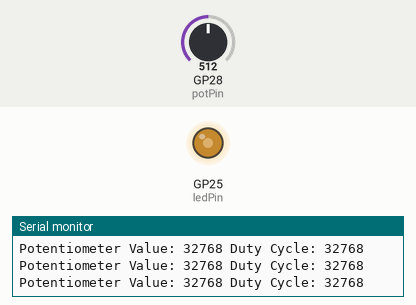
A sketch run on a simulated Raspberry Pi Pico. Shown: output pins drawn as LEDs (lit = HIGH), the last lines printed to the serial monitor. The inputs (shaded band) are chosen by the test bench; at power-on: GP28 (potPin) = 512 (analog values on the 0–1023 scale).

Above: at 1.2 s.
1.3 s: GP28 (potPin) set to 716
At 2.4 s:
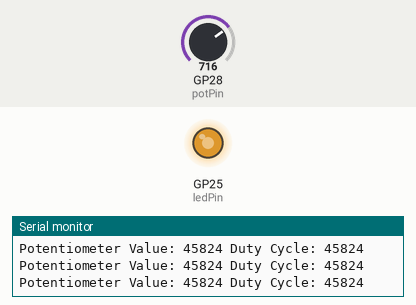
2.8 s: GP28 (potPin) set to 900
At 3.5 s:
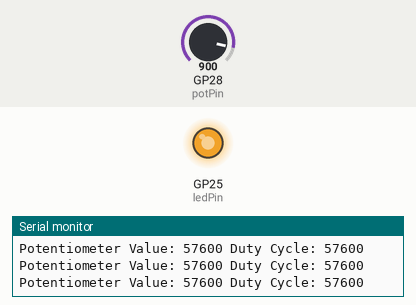
4.3 s: GP28 (potPin) set to 122
At 4.6 s:
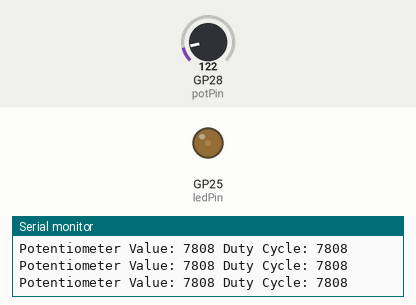
5.8 s: GP28 (potPin) set to 0
At 6.9 s:
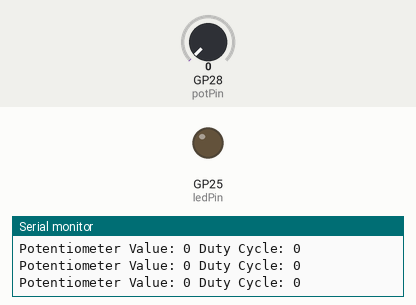
7.3 s: GP28 (potPin) set to 511
At 8.2 s:
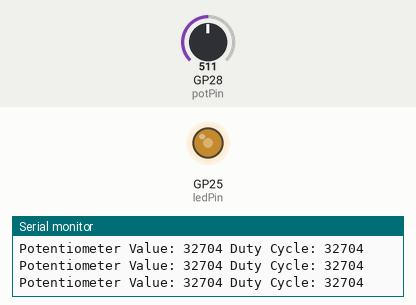
Timing chart, 0 to 9.8 s (numbered marks = the images above; inputs shaded):
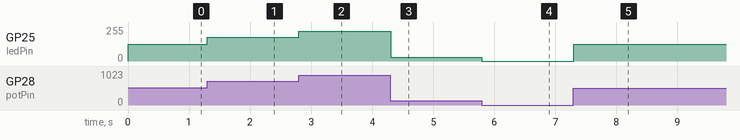

The sketch:

E04-POT-PWM.ino
```cpp
#include <Arduino.h>

// Define the analog pin for the potentiometer
const int potPin = A2;

// Use 10 bit precision for PWM timer and ADC
const int resolution = 16;

// Fade LED PIN (replace with LED_BUILTIN constant for built-in LED)
const int ledPin = LED_BUILTIN;

// use 1KHz as a LEDC base frequency
const int freq = 1000;

void setup() {
  // Initialize serial communication
  Serial.begin(115200);

  // Configure the LED PWM frequency to 1kHz
  analogWriteFreq(freq);

  // Configure the LED PWM resolution to 16 bits
  analogWriteResolution(resolution);

  // Set ADC resolution to 16 bits (0-65535)
  analogReadResolution(resolution);
}

void loop() {
  // read the analog in value:
  int potValue = analogRead(potPin);

  // Map potentiometer value (0-65535) to duty cycle (0-65535)
  int dutyCycle = potValue;

  // Set PWM duty cycle
  analogWrite(ledPin, dutyCycle);

  // Print values on serial monitor
  Serial.print("Potentiometer Value: ");
  Serial.print(potValue);
  Serial.print(" ");
  Serial.print("Duty Cycle: ");
  Serial.println(dutyCycle);

  // Small delay to stabilize readings
  delay(10);
}
```

Measured:
- after the input at 1.3 s, GP25 (ledPin): 127/255 → 178/255 at once
- after the input at 2.8 s, GP25 (ledPin): 178/255 → 224/255 at once
- after the input at 4.3 s, GP25 (ledPin): 224/255 → 30/255 at once
- after the input at 5.8 s, GP25 (ledPin): 30/255 → 0/255 at once
- after the input at 7.3 s, GP25 (ledPin): 0/255 → 127/255 at once
